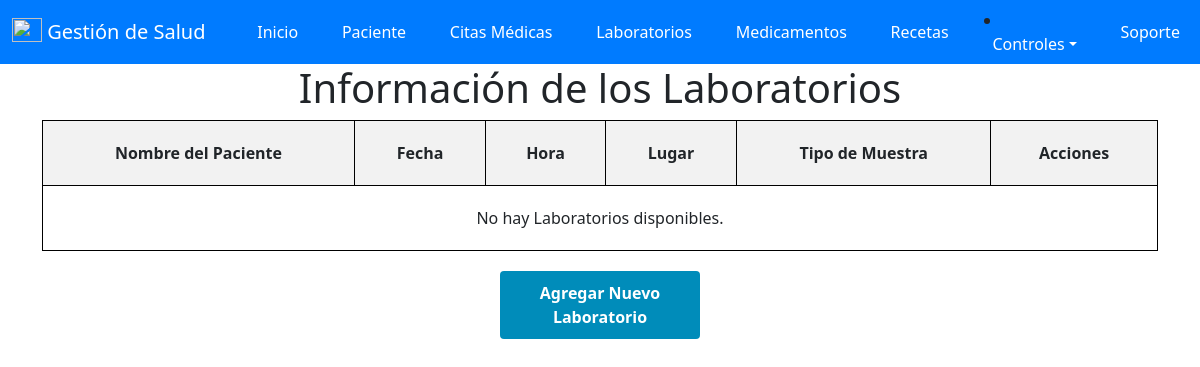
Before: /laboratorios/ (signed in) with the older database file.
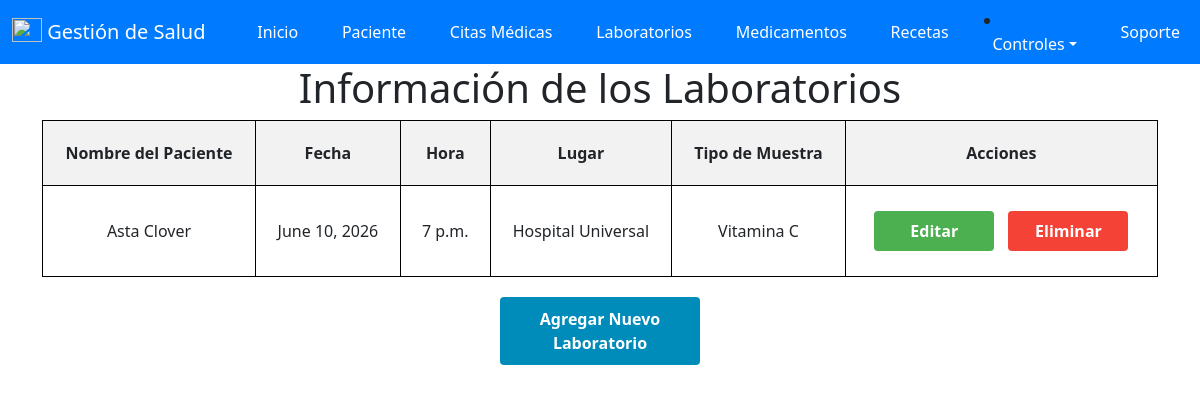
After: the same page with the newer database file.
### salud/models.py (models this page shows, shortened)
class laboratorio (models.Model):
    id_Laboratorios = models.AutoField(primary_key=True , verbose_name='ID_Laboratorio')
    id_paciente = models.ForeignKey(paciente, on_delete=models.CASCADE)
    fecha = models.DateField(null=False, verbose_name='Fecha')
    hora = models.TimeField(null=False, verbose_name='Hora')
    lugar = models.CharField(max_length=200, verbose_name='Lugar')
    tipo_Muestra = models.CharField(max_length=50, verbose_name='Tipo de Muestra')
    id_usuario = models.ForeignKey(User, on_delete=models.CASCADE)

class paciente(models.Model):
    id_paciente = models.AutoField(primary_key=True , verbose_name='ID_Paciente')
    cedula = models.IntegerField(null=True,verbose_name='Cedula')
    nombre = models.CharField(max_length=50, verbose_name='Nombre')
    apellido = models.CharField(max_length=50, verbose_name='Apellido')
    sexo = models.CharField(max_length=20, verbose_name='Sexo')
    fecha_Nacimiento = models.DateField(null=True, verbose_name='Fecha de Nacimiento')
    edad = models.IntegerField ( verbose_name='Edad')
    direccion = models.CharField(max_length=50, verbose_name='Direccion')
    telefono = models.IntegerField( verbose_name='Telefono')
    email = models.EmailField( verbose_name='Email')
    id_usuario = models.ForeignKey(User, on_delete=models.CASCADE)

### salud/views.py (the view)
# urls.py: path('laboratorios/', views.laboratorios, name='laboratorios'),
@login_required(login_url='/accounts/login/')
def laboratorios(request):
    laboratorios = laboratorio.objects.filter(id_usuario=request.user)
    context = {
        'laboratorios': laboratorios
    }
    return render(request, 'Programar/laboratorios.html', context)

### salud/templates/Programar/laboratorios.html (shortened to what this page needs)
{% extends "base.html" %}
{% block contenido %}
<!DOCTYPE html>
<html>
<head>
</head>
<body>
    <h1>Información de los Laboratorios</h1>
    <form method="post" action="{% url 'laboratorios' %}">
        <table>
            <thead>
                <tr>
                    <th>Nombre del Paciente</th>
                    <th>Fecha</th>
                    <th>Hora</th>
                    <th>Lugar</th>
                    <th>Tipo de Muestra</th>
                    <th>Acciones</th>
                </tr>
            </thead>
            <tbody>
                {% for laboratorio in laboratorios %}
                <tr>
                    <td>{{ laboratorio.id_paciente.nombre }} {{ laboratorio.id_paciente.apellido }}</td>
                    <td>{{ laboratorio.fecha }}</td>
                    <td>{{ laboratorio.hora }}</td>
                    <td>{{ laboratorio.lugar }}</td>
                    <td>{{ laboratorio.tipo_Muestra }}</td>
                    <td>
                        <a href="{% url 'editar_laboratorios' laboratorio.id_Laboratorios%}" class="button edit-button">Editar</a>
                        <a href="{% url 'eliminar_laboratorios' laboratorio.id_Laboratorios%}" class="button delete-button" onclick="return confirm('¿Estás seguro de que deseas eliminar este laboratorio?');">Eliminar</a>
                    </td>
                </tr>
                {% empty %}
                <tr>
                    <td colspan="6">No hay Laboratorios disponibles.</td>
                </tr>
                {% endfor %}
            </tbody>
        </table>
        <a href="{% url 'agregar_laboratorio' %}" class="button add-button">Agregar Nuevo Laboratorio</a>
    </form>
</body>
</html>
{% endblock %}

Changed rows visible on the page:
added laboratorio: id_paciente.nombre "Asta", id_paciente.apellido "Clover", fecha "June 10, 2026", hora "7 p.m.", lugar "Hospital Universal", tipo_Muestra "Vitamina C"
Other visible differences:
text no longer shown: "No hay Laboratorios disponibles."
